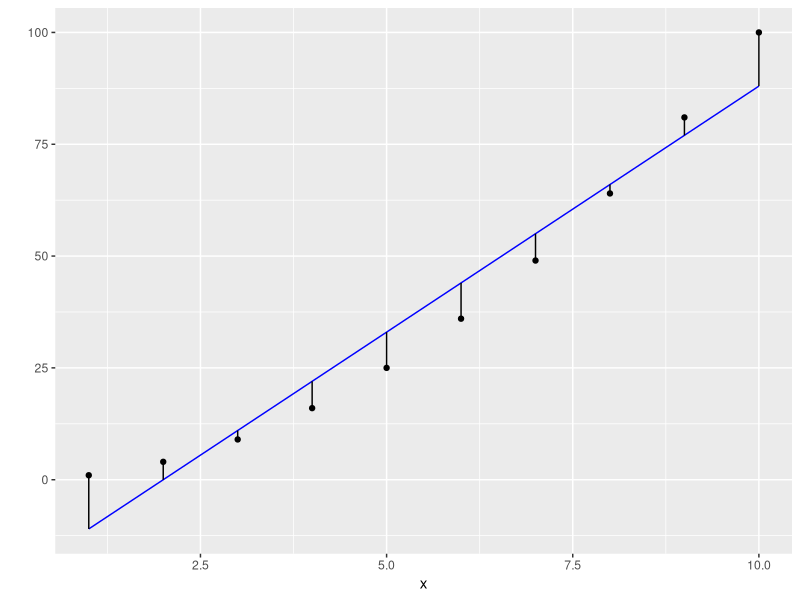

The R script that drew this image:
# informalexample:1_5.2.2 
# informalexample:1 : Choosing and evaluating models : Evaluating models : Evaluating scoring models 
d <- data.frame(y=(1:10)^2,x=1:10)
model <- lm(y~x,data=d)
d$prediction <- predict(model,newdata=d)
library('ggplot2')
ggplot(data=d) + geom_point(aes(x=x,y=y)) +
    geom_line(aes(x=x,y=prediction),color='blue') +
    geom_segment(aes(x=x,y=prediction,yend=y,xend=x)) +
    scale_y_continuous('')
